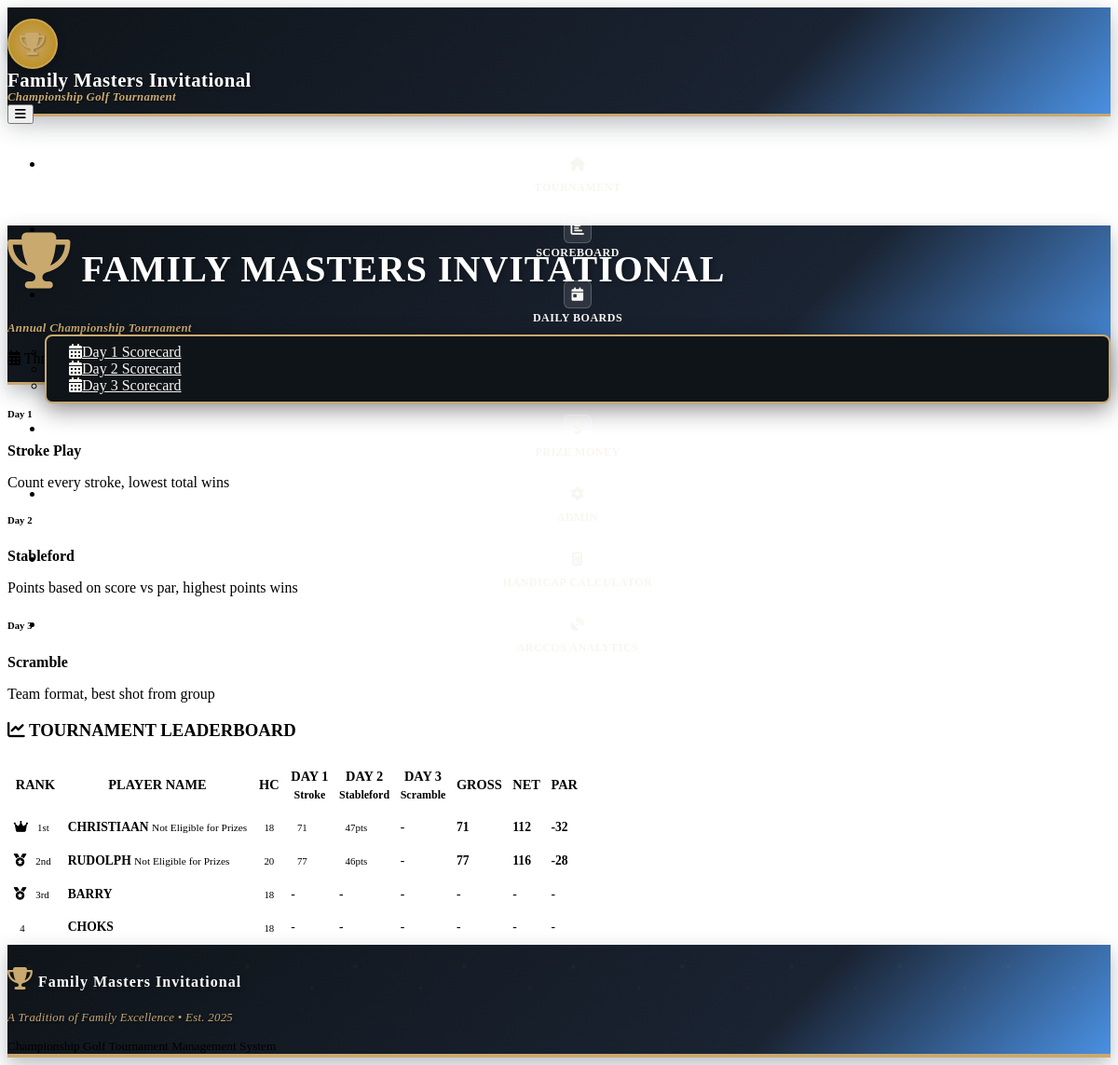
The app's page /scoreboard with its own data.
### models.py (models this page shows)
class Tournament(db.Model):
    id = db.Column(db.Integer, primary_key=True)
    name = db.Column(db.String(100), nullable=False, default="The Pinical Point Family Golf Champions Cup")
    start_date = db.Column(db.Date, nullable=False)
    total_prize_pool = db.Column(db.Integer, default=1150000)
    created_at = db.Column(db.DateTime, default=datetime.utcnow)
    players = db.relationship('Player', backref='tournament', lazy=True)
    rounds = db.relationship('Round', backref='tournament', lazy=True)

class Round(db.Model):
    id = db.Column(db.Integer, primary_key=True)
    tournament_id = db.Column(db.Integer, db.ForeignKey('tournament.id'), nullable=False)
    day = db.Column(db.Integer, nullable=False)  # 1, 2, or 3
    format = db.Column(db.String(50), nullable=False)  # 'stroke_play', 'stableford', 'scramble'
    date = db.Column(db.Date, nullable=False)
    completed = db.Column(db.Boolean, default=False)
    scores = db.relationship('Score', backref='round', lazy=True)

class Player(db.Model):
    id = db.Column(db.Integer, primary_key=True)
    name = db.Column(db.String(100), nullable=False)
    tournament_id = db.Column(db.Integer, db.ForeignKey('tournament.id'), nullable=False)
    handicap = db.Column(db.Integer, default=0)
    prize_eligible = db.Column(db.Boolean, default=True)  # New field for prize eligibility
    created_at = db.Column(db.DateTime, default=datetime.utcnow)
    scores = db.relationship('Score', backref='player', lazy=True)

### routes.py (the view)
@app.route('/scoreboard')
def scoreboard():
    tournament = Tournament.query.first()
    if not tournament:
        return redirect(url_for('player_setup'))
    leaderboard = calculate_leaderboard(tournament.id)
    rounds = Round.query.filter_by(tournament_id=tournament.id).order_by(Round.day).all()
    return render_template('scoreboard.html',
                         tournament=tournament,
                         leaderboard=leaderboard,
                         rounds=rounds,
                         tournament_formats=TOURNAMENT_FORMATS)

### models.py (called while the page is built)
    def get_net_score(self):
        if self.total_strokes:
            return self.total_strokes - self.player.handicap
        return None

### templates/scoreboard.html (shortened to what this page needs)
{% extends "base.html" %}
{% block content %}
<div class="container-fluid">
    <div class="row mb-3">
        <div class="col-12">
            <div class="card scoreboard-header">
                <div class="card-body text-center py-3 position-relative">
                    <h1 class="display-4 text-white mb-2 tournament-logo">
                        <i class="fas fa-trophy me-2 trophy-icon"></i>
                        FAMILY MASTERS INVITATIONAL
                    </h1>
                    <h3 class="tournament-tagline mb-2">Annual Championship Tournament</h3>
                    <div class="row justify-content-center">
                        <div class="col-md-10">
                            <p class="text-white mb-1">
                                <i class="fas fa-calendar-alt me-2"></i>
                                Three-Day Championship Format
                                <span class="ms-4">
                                </span>
                            </p>
                        </div>
                    </div>
                </div>
            </div>
        </div>
    </div>
    <div class="row mb-3">
        <div class="col-12">
            <div class="card">
                <div class="card-body py-2">
                    <div class="row text-center">
                        {% for day, format_info in tournament_formats.items() %}
                        <div class="col-md-4">
                            <h6 class="text-primary mb-1">Day {{ day }}</h6>
                            <p class="mb-1"><strong>{{ format_info.name }}</strong></p>
                            <p class="text-muted small mb-0">{{ format_info.description }}</p>
                        </div>
                        {% endfor %}
                    </div>
                </div>
            </div>
        </div>
    </div>
    <div class="row">
        <div class="col-12">
            <div class="card">
                <div class="card-header">
                    <h3 class="mb-0 text-center">
                        <i class="fas fa-chart-line me-2"></i>
                        TOURNAMENT LEADERBOARD
                    </h3>
                </div>
                <div class="card-body p-0">
                    <div class="table-responsive">
                        <table class="table table-striped scoreboard-table mb-0">
                            <thead class="table-dark">
                                <tr>
                                    <th class="text-center py-2">RANK</th>
                                    <th class="py-2">PLAYER NAME</th>
                                    <th class="text-center py-2">HC</th>
                                    <th class="text-center py-2">DAY 1<br><small>Stroke</small></th>
                                    <th class="text-center py-2">DAY 2<br><small>Stableford</small></th>
                                    <th class="text-center py-2">DAY 3<br><small>Scramble</small></th>
                                    <th class="text-center py-2">GROSS</th>
                                    <th class="text-center py-2">NET</th>
                                    <th class="text-center py-2">PAR</th>
                                </tr>
                            </thead>
                            <tbody>
                                {% for player_data in leaderboard %}
                                <tr class="{% if player_data.rank <= 3 %}table-warning{% endif %}">
                                    <td class="text-center py-2">
                                        {% if player_data.rank == 1 %}
                                            <i class="fas fa-crown text-warning me-1"></i>
                                            <span class="badge bg-warning text-dark">1st</span>
                                        {% elif player_data.rank == 2 %}
                                            <i class="fas fa-medal text-secondary me-1"></i>
                                            <span class="badge bg-secondary">2nd</span>
                                        {% elif player_data.rank == 3 %}
                                            <i class="fas fa-medal text-warning me-1"></i>
                                            <span class="badge bg-warning text-dark">3rd</span>
                                        {% else %}
                                            <span class="badge bg-primary">{{ player_data.rank }}</span>
                                        {% endif %}
                                    </td>
                                    <td class="py-2">
                                        <strong>{{ player_data.player.name.upper() }}</strong>
                                        {% if player_data.get('is_non_eligible', False) %}
                                            <small class="text-muted d-block">Not Eligible for Prizes</small>
                                        {% endif %}
                                    </td>
                                    <td class="text-center py-2">
                                        <span class="badge bg-secondary">{{ player_data.player.handicap or 0 }}</span>
                                    </td>
                                    <td class="text-center py-2">
                                        {% if player_data.day_scores[0] %}
                                            <span class="badge bg-info">{{ player_data.day_scores[0] }}</span>
                                        {% else %}
                                            <span class="text-muted">-</span>
                                        {% endif %}
                                    </td>
                                    <td class="text-center py-2">
                                        {% if player_data.day_scores[1] %}
                                            <span class="badge bg-success">{{ player_data.day_scores[1] }}pts</span>
                                        {% else %}
                                            <span class="text-muted">-</span>
                                        {% endif %}
                                    </td>
                                    <td class="text-center py-2">
                                        {% if player_data.day_scores[2] %}
                                            <span class="badge bg-primary">{{ player_data.day_scores[2] }}</span>
                                        {% else %}
                                            <span class="text-muted">-</span>
                                        {% endif %}
                                    </td>
                                    <td class="text-center py-2">
                                        {% if player_data.total_score > 0 %}
                                            <strong class="text-primary">{{ player_data.total_score }}</strong>
                                        {% else %}
                                            <span class="text-muted">-</span>
                                        {% endif %}
                                    </td>
                                    <td class="text-center py-2">
                                        {% if player_data.net_score %}
                                            <strong class="text-success">{{ player_data.net_score }}</strong>
                                        {% else %}
                                            <span class="text-muted">-</span>
                                        {% endif %}
                                    </td>
                                    <td class="text-center py-2">
                                        {% if player_data.par_score %}
                                            <strong class="{% if player_data.par_score == 'E' %}text-secondary{% elif player_data.par_score.startswith('+') %}text-danger{% else %}text-success{% endif %}">
                                                {{ player_data.par_score }}
                                            </strong>
                                        {% else %}
                                            <span class="text-muted">-</span>
                                        {% endif %}
                                    </td>
                                </tr>
                                {% endfor %}
                            </tbody>
                        </table>
                    </div>
                </div>
            </div>
        </div>
    </div>
</div>
{% endblock %}

### templates/base.html (shortened to what this page needs)
<!DOCTYPE html>
<html lang="en" data-bs-theme="dark">
<head>
    <link href="https://cdn.replit.com/agent/bootstrap-agent-dark-theme.min.css" rel="stylesheet">
    <link rel="stylesheet" href="https://cdnjs.cloudflare.com/ajax/libs/font-awesome/6.4.0/css/all.min.css">
    <link rel="stylesheet" href="{{ url_for('static', filename='css/custom.css') }}">
</head>
<body>
    <nav class="navbar navbar-expand-lg navbar-tournament fixed-top">
        <div class="container-fluid px-4">
            <a class="navbar-brand tournament-logo d-flex align-items-center" href="{{ url_for('index') }}">
                <div class="trophy-container me-3">
                    <i class="fas fa-trophy trophy-icon"></i>
                </div>
                <div class="brand-text">
                    <div class="tournament-name">{{ tournament.name if tournament else 'Family Masters Invitational' }}</div>
                    <div class="tournament-tagline">Championship Golf Tournament</div>
                </div>
            </a>
            <button class="navbar-toggler border-0" type="button" data-bs-toggle="collapse" data-bs-target="#navbarNav">
                <i class="fas fa-bars text-white"></i>
            </button>
            <div class="collapse navbar-collapse" id="navbarNav">
                <ul class="navbar-nav ms-auto">
                    <li class="nav-item">
                        <a class="nav-link professional-nav-link" href="{{ url_for('index') }}">
                            <div class="nav-icon-container">
                                <i class="fas fa-home"></i>
                            </div>
                            <span class="nav-text">Tournament</span>
                        </a>
                    </li>
                    <li class="nav-item">
                        <a class="nav-link professional-nav-link" href="{{ url_for('scoreboard') }}">
                            <div class="nav-icon-container">
                                <i class="fas fa-chart-bar"></i>
                            </div>
                            <span class="nav-text">Scoreboard</span>
                        </a>
                    </li>
                    <li class="nav-item dropdown">
                        <a class="nav-link dropdown-toggle professional-nav-link" href="#" id="dailyBoardsDropdown" role="button" data-bs-toggle="dropdown">
                            <div class="nav-icon-container">
                                <i class="fas fa-calendar-day"></i>
                            </div>
                            <span class="nav-text">Daily Boards</span>
                        </a>
                        <ul class="dropdown-menu dropdown-menu-dark">
                            <li><a class="dropdown-item" href="{{ url_for('day_scorecard_board', day=1) }}">
                                <i class="fas fa-calendar-alt me-2"></i>Day 1 Scorecard
                            </a></li>
                            <li><a class="dropdown-item" href="{{ url_for('day_scorecard_board', day=2) }}">
                                <i class="fas fa-calendar-alt me-2"></i>Day 2 Scorecard
                            </a></li>
                            <li><a class="dropdown-item" href="{{ url_for('day_scorecard_board', day=3) }}">
                                <i class="fas fa-calendar-alt me-2"></i>Day 3 Scorecard
                            </a></li>
                        </ul>
                    </li>
                    <li class="nav-item">
                        <a class="nav-link professional-nav-link" href="{{ url_for('prize_money') }}">
                            <div class="nav-icon-container">
                                <i class="fas fa-dollar-sign"></i>
                            </div>
                            <span class="nav-text">Prize Money</span>
                        </a>
                    </li>
                    <li class="nav-item">
                        <a class="nav-link professional-nav-link" href="{{ url_for('admin') }}">
                            <div class="nav-icon-container">
                                <i class="fas fa-cog"></i>
                            </div>
                            <span class="nav-text">Admin</span>
                        </a>
                    </li>
                    <li class="nav-item">
                        <a class="nav-link professional-nav-link" href="{{ url_for('handicap_dashboard') }}">
                            <div class="nav-icon-container">
                                <i class="fas fa-calculator"></i>
                            </div>
                            <span class="nav-text">Handicap Calculator</span>
                        </a>
                    </li>
                    <li class="nav-item">
                        <a class="nav-link professional-nav-link" href="{{ url_for('arccos_dashboard') }}">
                            <div class="nav-icon-container">
                                <i class="fas fa-satellite-dish"></i>
                            </div>
                            <span class="nav-text">Arccos Analytics</span>
                        </a>
                    </li>
                </ul>
            </div>
        </div>
    </nav>
    <div style="padding-top: 90px;"></div>
    <main>
        {% block content %}{% endblock %}
    </main>
    <footer class="tournament-header text-light mt-5 py-4">
        <div class="container text-center">
            <p class="mb-1 tournament-logo">
                <i class="fas fa-trophy me-2 trophy-icon"></i>
                Family Masters Invitational
            </p>
            <p class="tournament-tagline mb-0">A Tradition of Family Excellence • Est. 2025</p>
            <small class="text-white-50">Championship Golf Tournament Management System</small>
        </div>
    </footer>
</body>
</html>

### records on screen
Tournament: name "Family Masters Invitational"
Round: day "2", name "Stableford", description "Points based on score vs par, highest points wins"
Round: day "3", name "Scramble", description "Team format, best shot from group"
Player: player.name "CHRISTIAAN", player "18"
Player: player.name "RUDOLPH", player "20"
Player: player.name "BARRY", player "18"
Player: player.name "CHOKS", player "18"

### other values on screen
{{ day }} "1"
{{ player_data.day_scores[0] }} "71" "77"
{{ player_data.day_scores[1] }} "47" "46"
{{ player_data.total_score }} "71" "77"
{{ player_data.net_score }} "112" "116"
{{ player_data.par_score }} "-32" "-28"
{{ player_data.rank }} "4"
